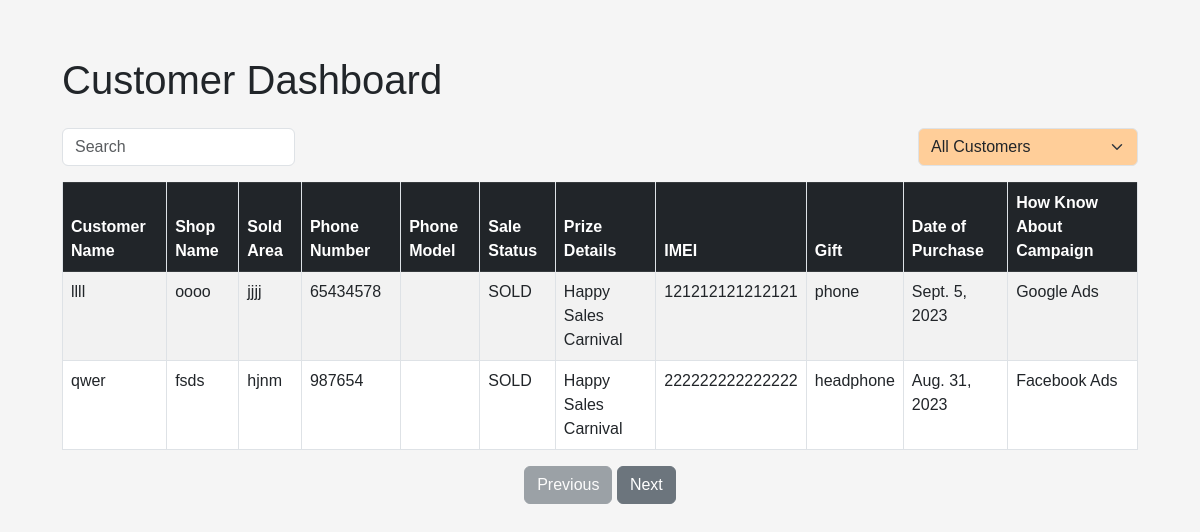
/customer-dashboard/, run on an earlier commit of the app's database.
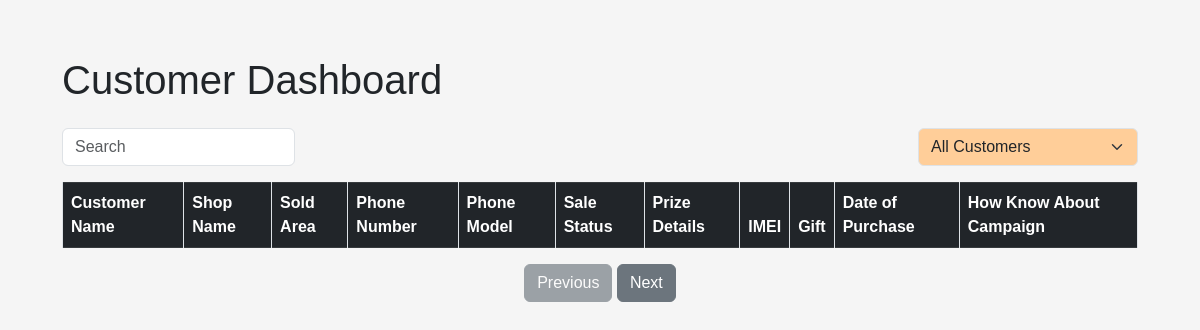
And on a later commit of the database.
### gifts/models.py (models this page shows, shortened)
class Customer(models.Model):
    CAMPAIGN_CHOICES = [
        ("Facebook Ads", "Facebook Ads"),
        ("Reatil Shop", "Reatil Shop"),
        ("Google Ads", "Google Ads"),
        ("Others", "Others"),
    ]
    customer_name = models.CharField(max_length=400)
    shop_name = models.TextField()
    sold_area = models.CharField(max_length=800)
    phone_number = models.CharField(max_length=400)
    phone_model = models.ForeignKey(MobilePhone, on_delete=models.CASCADE)
    sale_status = models.CharField(max_length=400, default="SOLD")
    prize_details = models.CharField(
        max_length=900, default="Happy Sales Carnival")
    gift = models.ForeignKey(Gift, on_delete=models.CASCADE, null=True)
    imei = models.CharField(max_length=400)
    date_of_purchase = models.DateField(auto_now_add=True, auto_now=False)
    how_know_about_campaign = models.CharField(
        max_length=800, choices=CAMPAIGN_CHOICES)
    recharge_card = models.ForeignKey(RechargeCard, on_delete=models.CASCADE,null=True)
    class Meta:
        ordering = ("-date_of_purchase",)

class Gift(models.Model):
    name = models.CharField(max_length=400)
    image_url = models.FileField()
    def __str__(self):
        return self.name

### gifts/views.py (the view)
# urls.py: path('customer-dashboard/', customer_dashboard, name='customer_dashboard'),
def customer_dashboard(request):
    customers = Customer.objects.all()
    customers_with_gifts = Customer.objects.filter(gift__isnull=False)
    customers_without_gifts = Customer.objects.filter(gift__isnull=True)
    context = {
        'customers': customers,
        'customers_with_gifts': customers_with_gifts,
        'customers_without_gifts': customers_without_gifts,
    }
    return render(request, 'customer_dashboard.html', context)

### gifts/templates/customer_dashboard.html (shortened to what this page needs)
{% load static %}
<!DOCTYPE html>
<html lang="en">
<head>
    <link rel="stylesheet" href="https://cdn.jsdelivr.net/npm/bootstrap@5.3.0/dist/css/bootstrap.min.css">
    <link rel="stylesheet" href="{% static 'dashboard.css' %}">
</head>
<body>
    <div class="container mt-4">
        <h1 class="mb-4">Customer Dashboard</h1>
        <div class="d-flex justify-content-between align-items-center mb-3">
            <div class="form-group mb-0">
                <input type="text" id="searchInput" class="form-control" placeholder="Search">
            </div>
            <div class="form-group mb-0">
                <select class="form-select filterSelect" id="giftFilter" style="background-color:#ffce99;">
                    <option value="">All Customers</option>
                </select>
            </div>
        </div>
        <table class="table table-striped table-bordered">
            <thead class="table-dark">
                <tr>
                    <th>Customer Name</th>
                    <th>Shop Name</th>
                    <th>Sold Area</th>
                    <th>Phone Number</th>
                    <th>Phone Model</th>
                    <th>Sale Status</th>
                    <th>Prize Details</th>
                    <th>IMEI</th>
                    <th>Gift</th>
                    <th>Date of Purchase</th>
                    <th>How Know About Campaign</th>
                </tr>
            </thead>
            <tbody>
                {% for customer in customers %}
                <tr class="customer-row {% if customer.gift %}customers-with-gift{% else %}customers-no-gift{% endif %}">
                    <td>{{ customer.customer_name }}</td>
                    <td>{{ customer.shop_name }}</td>
                    <td>{{ customer.sold_area }}</td>
                    <td>{{ customer.phone_number }}</td>
                    <td>{{ customer.phone_model }}</td>
                    <td>{{ customer.sale_status }}</td>
                    <td>{{ customer.prize_details }}</td>
                    <td>{{ customer.imei }}</td>
                    <td>{{ customer.gift }}</td>
                    <td>{{ customer.date_of_purchase }}</td>
                    <td>{{ customer.how_know_about_campaign }}</td>
                </tr>
                {% endfor %}
            </tbody>
        </table>
        <div class="text-center">
            <button class="btn btn-secondary mr-2" id="prevBtn">Previous</button>
            <button class="btn btn-secondary" id="nextBtn">Next</button>
        </div>
    </div>
</body>
</html>

What changed in the data, as far as the page shows it:
removed Customer: customer_name "llll", shop_name "oooo", sold_area "jjjj", phone_number "65434578", sale_status "SOLD", prize_details "Happy Sales Carnival", imei "121212121212121", gift "phone", date_of_purchase "Sept. 5, 2023", how_know_about_campaign "Google Ads"
removed Customer: customer_name "qwer", shop_name "fsds", sold_area "hjnm", phone_number "987654", sale_status "SOLD", prize_details "Happy Sales Carnival", imei "222222222222222", gift "headphone", date_of_purchase "Aug. 31, 2023", how_know_about_campaign "Facebook Ads"
